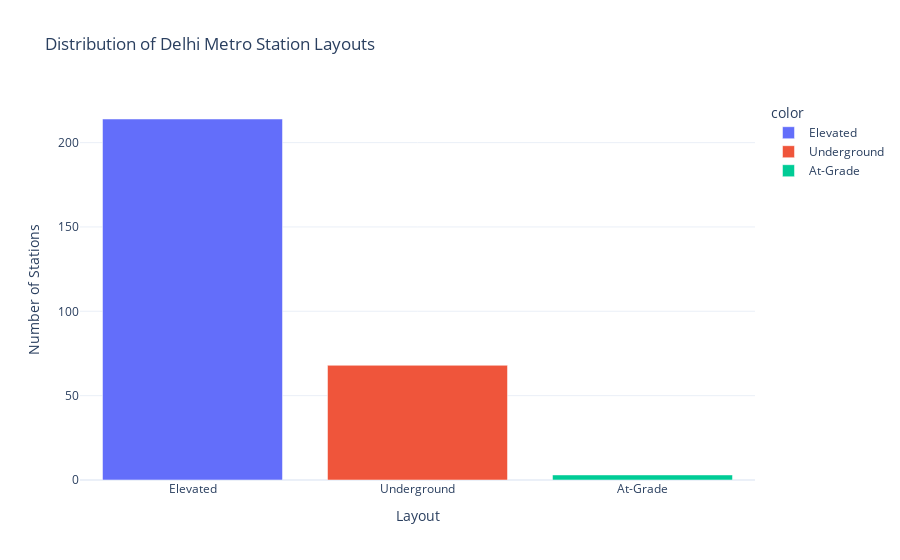

Write notebook code for a chart like this one.
### Markdown cell above
## Station Layout Analysis

### Code cell
layout_counts = df_cleaned['Layout'].value_counts()

# creating the bar plot using Plotly
fig = px.bar(x=layout_counts.index, y=layout_counts.values,
             labels={'x': 'Layout', 'y': 'Number of Stations'},
             title='Distribution of Delhi Metro Station Layouts',
             color=layout_counts.index,
             color_continuous_scale='pastel')

# updating layout for better presentation
fig.update_layout(xaxis_title="Layout",
                  yaxis_title="Number of Stations",
                  coloraxis_showscale=False,
                  template="plotly_white")

fig.show()

### Figure 1 — Plotly figure (JSON) as saved in the notebook; plotly's stock layout.template omitted (floating-point values rounded to 4 significant figures)
{"data": [{"alignmentgroup": "True", "hovertemplate": "color=Elevated<br>Layout=%{x}<br>Number of Stations=%{y}<extra></extra>", "legendgroup": "Elevated", "marker": {"color": "#636efa", "pattern": {"shape": ""}}, "name": "Elevated", "offsetgroup": "Elevated", "orientation": "v", "showlegend": true, "textposition": "auto", "type": "bar", "x": ["Elevated"], "xaxis": "x", "y": [214], "yaxis": "y"}, {"alignmentgroup": "True", "hovertemplate": "color=Underground<br>Layout=%{x}<br>Number of Stations=%{y}<extra></extra>", "legendgroup": "Underground", "marker": {"color": "#EF553B", "pattern": {"shape": ""}}, "name": "Underground", "offsetgroup": "Underground", "orientation": "v", "showlegend": true, "textposition": "auto", "type": "bar", "x": ["Underground"], "xaxis": "x", "y": [68], "yaxis": "y"}, {"alignmentgroup": "True", "hovertemplate": "color=At-Grade<br>Layout=%{x}<br>Number of Stations=%{y}<extra></extra>", "legendgroup": "At-Grade", "marker": {"color": "#00cc96", "pattern": {"shape": ""}}, "name": "At-Grade", "offsetgroup": "At-Grade", "orientation": "v", "showlegend": true, "textposition": "auto", "type": "bar", "x": ["At-Grade"], "xaxis": "x", "y": [3], "yaxis": "y"}], "layout": {"barmode": "relative", "coloraxis": {"showscale": false}, "legend": {"title": {"text": "color"}, "tracegroupgap": 0}, "title": {"text": "Distribution of Delhi Metro Station Layouts"}, "xaxis": {"anchor": "y", "domain": [0, 1], "title": {"text": "Layout"}}, "yaxis": {"anchor": "x", "domain": [0, 1], "title": {"text": "Number of Stations"}}}}
